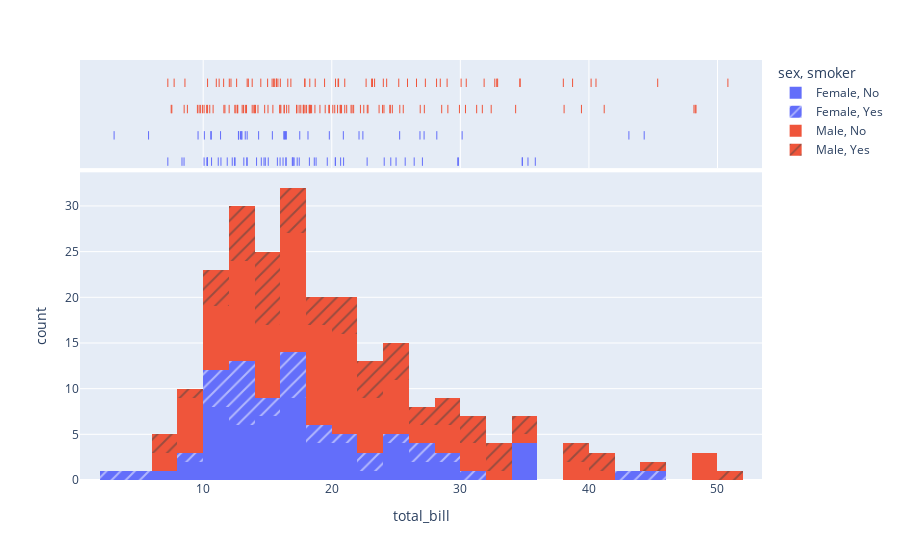

Notebook cell for this chart:
### Code cell
df = px.data.tips()
fig3 = px.histogram(df, x="total_bill", color="sex", marginal="rug", pattern_shape="smoker", # can be `box`, `violin`
                         hover_data=df.columns)
fig3.write_html("/home/niko/Downloads/plotly_test_histogram.html")
fig3

### Figure 1 — Plotly figure (JSON) as saved in the notebook; plotly's stock layout.template omitted (floating-point values rounded to 4 significant figures; data arrays with more than 128 entries replaced by an {"elided": "..."} marker saying what was removed)
{"data": [{"alignmentgroup": "True", "bingroup": "x", "hovertemplate": "sex=Female<br>smoker=No<br>total_bill=%{x}<br>count=%{y}<extra></extra>", "legendgroup": "Female, No", "marker": {"color": "#636efa", "pattern": {"shape": ""}}, "name": "Female, No", "offsetgroup": "Female, No", "orientation": "v", "showlegend": true, "type": "histogram", "x": [16.99, 24.59, 35.26, 14.83, 10.33, 16.97, 20.29, 15.77, 19.65, 15.06, 20.69, 16.93, 10.29, 34.81, 26.41, 16.45, 17.07, 14.73, 10.07, 34.83, 22.75, 20.92, 7.25, 25.71, 17.31, 10.65, 12.43, 24.08, 13.42, 12.48, 29.8, 14.52, 11.38, 20.27, 11.17, 12.26, 18.26, 8.51, 10.33, 14.15, 13.16, 17.47, 27.05, 16.43, 8.35, 18.64, 11.87, 29.85, 25, 13.39, 16.21, 15.98, 35.83, 18.78], "xaxis": "x", "yaxis": "y"}, {"alignmentgroup": "True", "boxpoints": "all", "customdata": {"elided": "54x6 mixed values"}, "fillcolor": "rgba(255,255,255,0)", "hoveron": "points", "hovertemplate": "sex=%{customdata[1]}<br>smoker=%{customdata[2]}<br>total_bill=%{x}<br>tip=%{customdata[0]}<br>day=%{customdata[3]}<br>time=%{customdata[4]}<br>size=%{customdata[5]}<extra></extra>", "jitter": 0, "legendgroup": "Female, No", "line": {"color": "rgba(255,255,255,0)"}, "marker": {"color": "#636efa", "symbol": "line-ns-open"}, "name": "Female, No", "offsetgroup": "Female, No", "showlegend": false, "type": "box", "x": [16.99, 24.59, 35.26, 14.83, 10.33, 16.97, 20.29, 15.77, 19.65, 15.06, 20.69, 16.93, 10.29, 34.81, 26.41, 16.45, 17.07, 14.73, 10.07, 34.83, 22.75, 20.92, 7.25, 25.71, 17.31, 10.65, 12.43, 24.08, 13.42, 12.48, 29.8, 14.52, 11.38, 20.27, 11.17, 12.26, 18.26, 8.51, 10.33, 14.15, 13.16, 17.47, 27.05, 16.43, 8.35, 18.64, 11.87, 29.85, 25, 13.39, 16.21, 15.98, 35.83, 18.78], "xaxis": "x2", "yaxis": "y2"}, {"alignmentgroup": "True", "bingroup": "x", "hovertemplate": "sex=Female<br>smoker=Yes<br>total_bill=%{x}<br>count=%{y}<extra></extra>", "legendgroup": "Female, Yes", "marker": {"color": "#636efa", "pattern": {"shape": "/"}}, "name": "Female, Yes", "offsetgroup": "Female, Yes", "orientation": "v", "showlegend": true, "type": "histogram", "x": [3.07, 26.86, 25.28, 5.75, 16.32, 11.35, 15.38, 44.3, 22.42, 14.31, 17.51, 10.59, 10.63, 9.6, 20.9, 18.15, 19.81, 43.11, 13, 12.74, 13, 16.4, 16.47, 12.76, 13.27, 28.17, 12.9, 30.14, 13.42, 16.27, 10.09, 22.12, 27.18], "xaxis": "x", "yaxis": "y"}, {"alignmentgroup": "True", "boxpoints": "all", "customdata": {"elided": "33x6 mixed values"}, "fillcolor": "rgba(255,255,255,0)", "hoveron": "points", "hovertemplate": "sex=%{customdata[1]}<br>smoker=%{customdata[2]}<br>total_bill=%{x}<br>tip=%{customdata[0]}<br>day=%{customdata[3]}<br>time=%{customdata[4]}<br>size=%{customdata[5]}<extra></extra>", "jitter": 0, "legendgroup": "Female, Yes", "line": {"color": "rgba(255,255,255,0)"}, "marker": {"color": "#636efa", "symbol": "line-ns-open"}, "name": "Female, Yes", "offsetgroup": "Female, Yes", "showlegend": false, "type": "box", "x": [3.07, 26.86, 25.28, 5.75, 16.32, 11.35, 15.38, 44.3, 22.42, 14.31, 17.51, 10.59, 10.63, 9.6, 20.9, 18.15, 19.81, 43.11, 13, 12.74, 13, 16.4, 16.47, 12.76, 13.27, 28.17, 12.9, 30.14, 13.42, 16.27, 10.09, 22.12, 27.18], "xaxis": "x2", "yaxis": "y2"}, {"alignmentgroup": "True", "bingroup": "x", "hovertemplate": "sex=Male<br>smoker=No<br>total_bill=%{x}<br>count=%{y}<extra></extra>", "legendgroup": "Male, No", "marker": {"color": "#EF553B", "pattern": {"shape": ""}}, "name": "Male, No", "offsetgroup": "Male, No", "orientation": "v", "showlegend": true, "type": "histogram", "x": [10.34, 21.01, 23.68, 25.29, 8.77, 26.88, 15.04, 14.78, 10.27, 15.42, 18.43, 21.58, 16.29, 20.65, 17.92, 39.42, 19.82, 17.81, 13.37, 12.69, 21.7, 9.55, 18.35, 17.78, 24.06, 16.31, 18.69, 31.27, 16.04, 17.46, 13.94, 9.68, 30.4, 18.29, 22.23, 32.4, 28.55, 18.04, 12.54, 9.94, 25.56, 19.49, 48.27, 17.59, 20.08, 20.23, 12.02, 10.51, 27.2, 22.76, 17.29, 16.66, 15.98, 13.03, 18.28, 24.71, 21.16, 22.49, 12.46, 18.24, 14, 38.07, 23.95, 29.93, 11.69, 14.26, 15.95, 8.52, 22.82, 19.08, 34.3, 41.19, 9.78, 7.51, 14.07, 13.13, 17.26, 24.55, 19.77, 48.17, 16.49, 21.5, 12.66, 13.81, 24.52, 20.76, 31.71, 20.69, 7.56, 48.33, 20.45, 13.28, 11.61, 10.77, 10.07, 29.03, 17.82], "xaxis": "x", "yaxis": "y"}, {"alignmentgroup": "True", "boxpoints": "all", "customdata": {"elided": "97x6 mixed values"}, "fillcolor": "rgba(255,255,255,0)", "hoveron": "points", "hovertemplate": "sex=%{customdata[1]}<br>smoker=%{customdata[2]}<br>total_bill=%{x}<br>tip=%{customdata[0]}<br>day=%{customdata[3]}<br>time=%{customdata[4]}<br>size=%{customdata[5]}<extra></extra>", "jitter": 0, "legendgroup": "Male, No", "line": {"color": "rgba(255,255,255,0)"}, "marker": {"color": "#EF553B", "symbol": "line-ns-open"}, "name": "Male, No", "offsetgroup": "Male, No", "showlegend": false, "type": "box", "x": [10.34, 21.01, 23.68, 25.29, 8.77, 26.88, 15.04, 14.78, 10.27, 15.42, 18.43, 21.58, 16.29, 20.65, 17.92, 39.42, 19.82, 17.81, 13.37, 12.69, 21.7, 9.55, 18.35, 17.78, 24.06, 16.31, 18.69, 31.27, 16.04, 17.46, 13.94, 9.68, 30.4, 18.29, 22.23, 32.4, 28.55, 18.04, 12.54, 9.94, 25.56, 19.49, 48.27, 17.59, 20.08, 20.23, 12.02, 10.51, 27.2, 22.76, 17.29, 16.66, 15.98, 13.03, 18.28, 24.71, 21.16, 22.49, 12.46, 18.24, 14, 38.07, 23.95, 29.93, 11.69, 14.26, 15.95, 8.52, 22.82, 19.08, 34.3, 41.19, 9.78, 7.51, 14.07, 13.13, 17.26, 24.55, 19.77, 48.17, 16.49, 21.5, 12.66, 13.81, 24.52, 20.76, 31.71, 20.69, 7.56, 48.33, 20.45, 13.28, 11.61, 10.77, 10.07, 29.03, 17.82], "xaxis": "x2", "yaxis": "y2"}, {"alignmentgroup": "True", "bingroup": "x", "hovertemplate": "sex=Male<br>smoker=Yes<br>total_bill=%{x}<br>count=%{y}<extra></extra>", "legendgroup": "Male, Yes", "marker": {"color": "#EF553B", "pattern": {"shape": "/"}}, "name": "Male, Yes", "offsetgroup": "Male, Yes", "orientation": "v", "showlegend": true, "type": "histogram", "x": [38.01, 11.24, 20.29, 13.81, 11.02, 18.29, 15.01, 17.92, 19.44, 32.68, 28.97, 40.17, 27.28, 12.03, 21.01, 15.36, 20.49, 25.21, 16, 50.81, 15.81, 7.25, 31.85, 16.82, 32.9, 17.89, 14.48, 34.63, 34.65, 23.33, 45.35, 23.17, 40.55, 30.46, 23.1, 15.69, 28.44, 15.48, 16.58, 10.34, 13.51, 18.71, 20.53, 26.59, 38.73, 24.27, 30.06, 25.89, 28.15, 11.59, 7.74, 12.16, 8.58, 13.42, 24.01, 15.69, 15.53, 12.6, 32.83, 22.67], "xaxis": "x", "yaxis": "y"}, {"alignmentgroup": "True", "boxpoints": "all", "customdata": {"elided": "60x6 mixed values"}, "fillcolor": "rgba(255,255,255,0)", "hoveron": "points", "hovertemplate": "sex=%{customdata[1]}<br>smoker=%{customdata[2]}<br>total_bill=%{x}<br>tip=%{customdata[0]}<br>day=%{customdata[3]}<br>time=%{customdata[4]}<br>size=%{customdata[5]}<extra></extra>", "jitter": 0, "legendgroup": "Male, Yes", "line": {"color": "rgba(255,255,255,0)"}, "marker": {"color": "#EF553B", "symbol": "line-ns-open"}, "name": "Male, Yes", "offsetgroup": "Male, Yes", "showlegend": false, "type": "box", "x": [38.01, 11.24, 20.29, 13.81, 11.02, 18.29, 15.01, 17.92, 19.44, 32.68, 28.97, 40.17, 27.28, 12.03, 21.01, 15.36, 20.49, 25.21, 16, 50.81, 15.81, 7.25, 31.85, 16.82, 32.9, 17.89, 14.48, 34.63, 34.65, 23.33, 45.35, 23.17, 40.55, 30.46, 23.1, 15.69, 28.44, 15.48, 16.58, 10.34, 13.51, 18.71, 20.53, 26.59, 38.73, 24.27, 30.06, 25.89, 28.15, 11.59, 7.74, 12.16, 8.58, 13.42, 24.01, 15.69, 15.53, 12.6, 32.83, 22.67], "xaxis": "x2", "yaxis": "y2"}], "layout": {"barmode": "relative", "legend": {"title": {"text": "sex, smoker"}, "tracegroupgap": 0}, "margin": {"t": 60}, "xaxis": {"anchor": "y", "domain": [0, 1], "title": {"text": "total_bill"}}, "xaxis2": {"anchor": "y2", "domain": [0, 1], "matches": "x", "showgrid": true, "showticklabels": false}, "yaxis": {"anchor": "x", "domain": [0, 0.7326], "title": {"text": "count"}}, "yaxis2": {"anchor": "x2", "domain": [0.7426, 1], "matches": "y2", "showgrid": false, "showline": false, "showticklabels": false, "ticks": ""}}}
